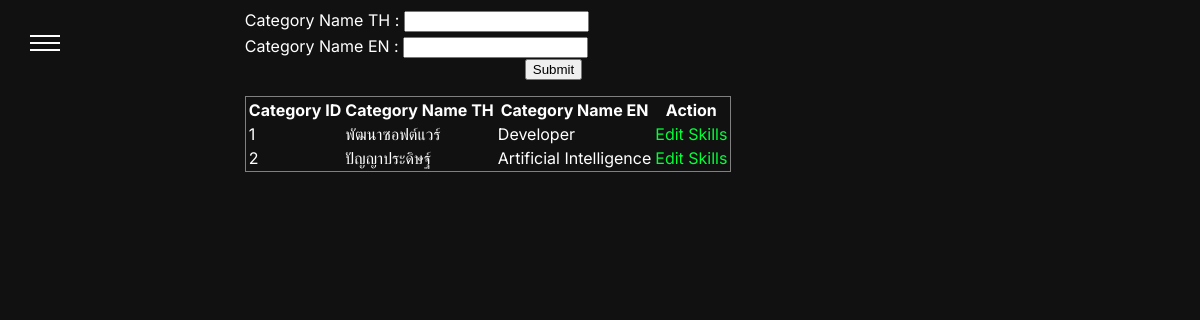
Screenshot of /admin/profilecategory.php (signed in) with the database file from the repository.
### tables this page shows
CREATE TABLE `profile_category` (
  `id` int(11) NOT NULL,
  `category_name_th` varchar(50) NOT NULL,
  `category_name_eng` varchar(50) NOT NULL
);

### admin/profilecategory.php (the view, shortened to what this page needs)
<?php
include "checklogin.php";
$category_name_th="";
$category_name_eng="";
try {
    $sql="Select * from   profile_category ";
    $stmt=$conn->prepare($sql);
    $stmt->execute();
    $categorys=$stmt->fetchAll(PDO::FETCH_ASSOC);
}catch(PDOException $e){
    echo "error".$e->getMessage();
}
       ?>
<html>
<head>
  <?php include "css.php" ?>
</head>
<body>
    <?php include "menu.php" ?>
<div class="content">
<form action="" method="POST">
    <label>Category Name TH : </label>
    <input type="text" name="category_name_th" value="<?php echo($category_name_th);?>">
    <br>
    <label>Category Name EN : </label>
    <input type="text" name="category_name_eng" value="<?php echo($category_name_eng);?>">
    <br>
    <button style="margin-left:280px;">Submit</button>
</form>
 <table style="border: 1px solid gray;">
            <tr>
               <th>Category ID</th>
                <th>Category Name TH</th>
                <th>Category Name EN</th>
                <th>Action</th>
            </tr>
            <?php if (!empty($categorys)) { ?>
                <?php foreach ($categorys as $index => $category): ?>
                    <tr>
                        <td><?php echo htmlspecialchars($category['id']);?> </td>
                        <td><?php echo htmlspecialchars($category['category_name_th']);?> </td>
                        <td><?php echo htmlspecialchars($category['category_name_eng']);?> </td>
                        <td>
                            <a href="profilecategory.php?action=edit&id=<?php echo htmlspecialchars($category['id']);?>">Edit</a>
                        <a href="skills.php">Skills</a>
                        </td>
                    </tr>
                <?php endforeach;?>
               <?php } else {
               echo "ไม่พบข้อมูล";
               }
                ?>
        </table>
                </div>
</body>
</html>

### admin/css/template_cv1.css (style rules this page uses)
:root { --bg: #111111; --card: #333333; --text-white: #ffffff; --text-gray: #aaaaaa; --border: #444444; --nav-h: 60px; }
html { scroll-behavior: smooth; }
body { font-family: 'Inter', sans-serif; background: var(--bg); color: var(--text-white); line-height: 1.6; display: flex; flex-direction: column; min-height: 100vh; background-image: url('https://depositphotos-blog.s3.eu-west-1.amazonaws.com/uploads/2017/07/Soothing-nature-backgrounds-2.jpg'); background-repeat: no-repeat;background-size: cover; }
a { text-decoration: none; transition: color 0.3s ease; }
a:link { color: rgb(0, 255, 55); }
.content { margin-left: 20%; }

### rows the page displays
profile_category: id "1", category_name_th "พัฒนาซอฟต์แวร์", category_name_eng "Developer"
profile_category: id "2", category_name_th "ปัญญาประดิษฐ์", category_name_eng "Artificial Intelligence"
